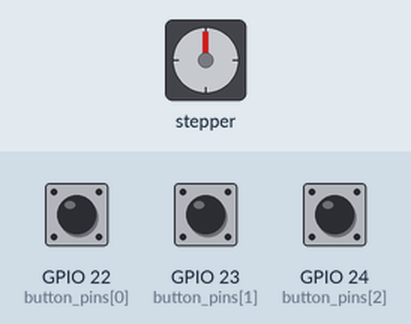
Recording of a program running on a simulated Raspberry Pi (BCM pin numbers). Shown: stepper motor. The test bench sets the inputs (shaded band); at power-on: GPIO 22 (button_pins[0]) HIGH, GPIO 23 (button_pins[1]) HIGH, GPIO 24 (button_pins[2]) HIGH. The stepper is drawn at 2048 steps a turn; what the program prints to the terminal is not drawn.

Above: at 1.2 s.
1.3 s: GPIO 22 (button_pins[0]) pulled LOW for 0.15 s
At 2.8 s:
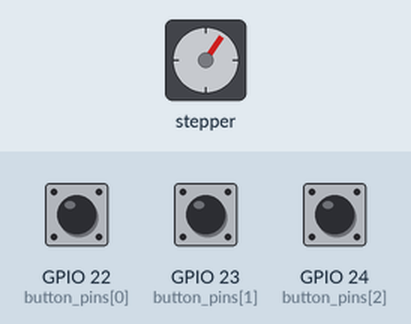
3.1 s: GPIO 23 (button_pins[1]) pulled LOW for 0.15 s
At 4.9 s:
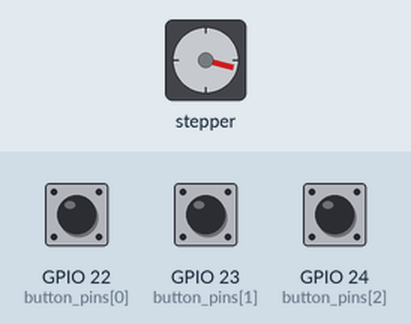
5.4 s: GPIO 24 (button_pins[2]) pulled LOW for 0.15 s
At 7.7 s:
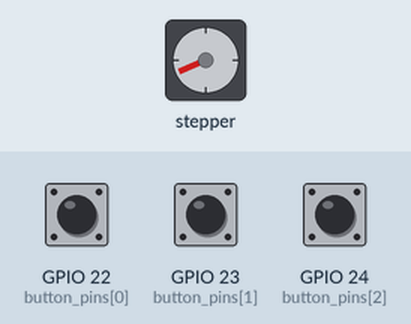
8.4 s: GPIO 22 (button_pins[0]) pulled LOW for 1 s
At 9.4 s:
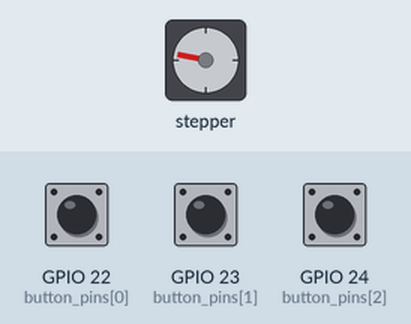
10.9 s: GPIO 23 (button_pins[1]) pulled LOW for 1 s
At 12.1 s:
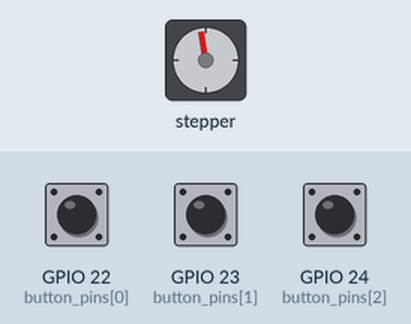
13.4 s: GPIO 24 (button_pins[2]) pulled LOW for 1 s
At 16.2 s:
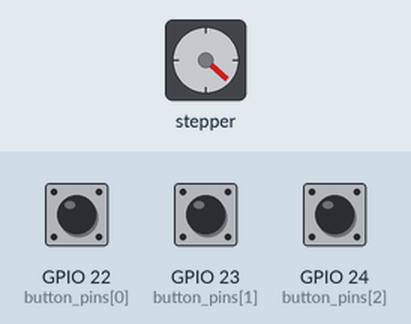
Timing chart, 0 to 17.4 s (numbered marks = the images above; inputs shaded):
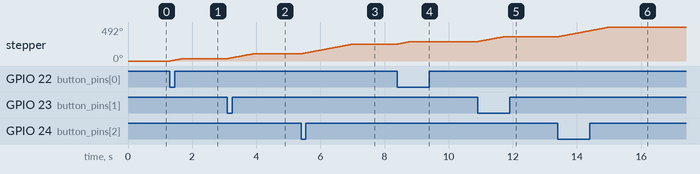

Measured:
- after the input at 1.3 s, stepper: turns 35° clockwise in 0.38 s, starting at once
- after the input at 3.1 s, stepper: turns 70° clockwise in 0.80 s, starting at once
- after the input at 5.4 s, stepper: turns 141° clockwise in 1.6 s, starting at once
- after the input at 8.4 s, stepper: turns 35° clockwise in 0.40 s, starting at once
- after the input at 10.9 s, stepper: turns 70° clockwise in 0.80 s, starting at once
- after the input at 13.4 s, stepper: turns 141° clockwise in 1.6 s, starting at once

The program:

CHJmission04.py
```python
import RPi.GPIO as GPIO
import time

# GPIO 핀 번호 설정
button_pins = [22, 23, 24]
motor_pins = [16, 17, 18, 19]

# 버튼 상태 및 마지막으로 눌린 버튼 저장
button_states = [GPIO.LOW] * len(button_pins)
last_button_pressed = None

# 스텝 모터 시퀀스
motor_seq = [
    [1, 0, 0, 1],
    [1, 0, 0, 0],
    [1, 1, 0, 0],
    [0, 1, 0, 0],
    [0, 1, 1, 0],
    [0, 0, 1, 0],
    [0, 0, 1, 1],
    [0, 0, 0, 1]
]

# 버튼 콜백 함수
def button_callback(channel):
    global last_button_pressed

    button_index = button_pins.index(channel)
    button_states[button_index] = not button_states[button_index]

    # 버튼이 눌릴 때마다 출력 및 회전
    if button_states[button_index]:
        last_button_pressed = button_index
        print(f"Button {button_index + 1} pressed!")

        if button_index == 0:
            print("1번 스위치: 45도 회전\n")
            rotate_motor(45)
        elif button_index == 1:
            print("2번 스위치: 90도 회전\n")
            rotate_motor(90)
        elif button_index == 2:
            print("3번 스위치: 180도 회전\n")
            rotate_motor(180)

        # 버튼 상태 초기화
        button_states[button_index] = False

# 스텝 모터 회전 함수
def rotate_motor(degrees):
    # 1 스텝 당 시간 (조절이 필요할 수 있음)
    step_delay = 0.001

    # 회전 각도에 따라 스텝 수 계산
    steps = int(degrees / 0.9)

    # 회전
    for _ in range(steps):
        for i in range(8):
            for pin in range(4):
                GPIO.output(motor_pins[pin], motor_seq[i][pin])
            time.sleep(step_delay)

# GPIO 설정
GPIO.setmode(GPIO.BCM)

# 버튼 및 모터 핀 설정
for pin in button_pins:
    GPIO.setup(pin, GPIO.IN, pull_up_down=GPIO.PUD_UP)
    GPIO.add_event_detect(pin, GPIO.FALLING, callback=button_callback, bouncetime=300)

for pin in motor_pins:
    GPIO.setup(pin, GPIO.OUT)
    GPIO.output(pin, GPIO.LOW)

try:
    while True:
        time.sleep(0.1)

except KeyboardInterrupt:
    pass

finally:
    GPIO.cleanup()
```
